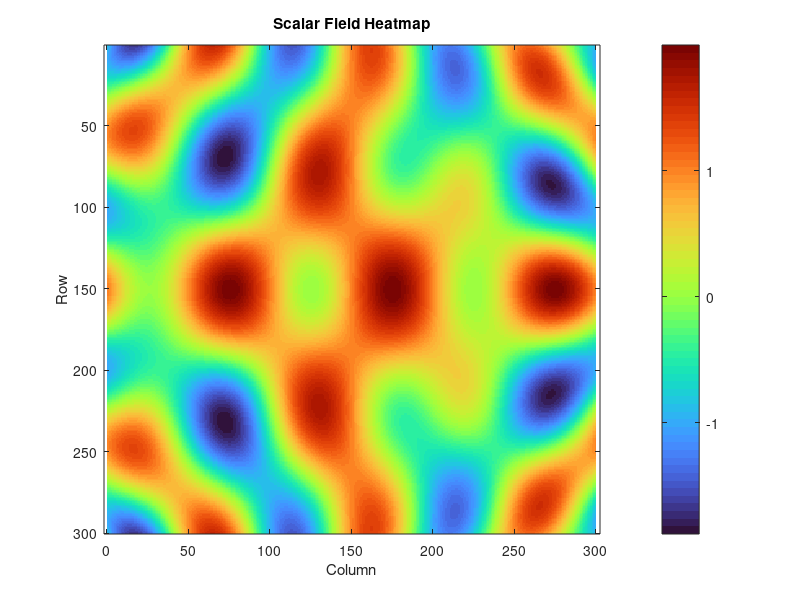

The MATLAB source for this figure:
[X, Y] = meshgrid(linspace(-pi, pi, 300), linspace(-pi, pi, 300));
Z = sin(3*X) .* cos(2*Y) + cos(X.*Y);

imagesc(Z);
colormap('turbo');
colorbar;
title('Scalar Field Heatmap');
xlabel('Column');
ylabel('Row');
axis equal;
